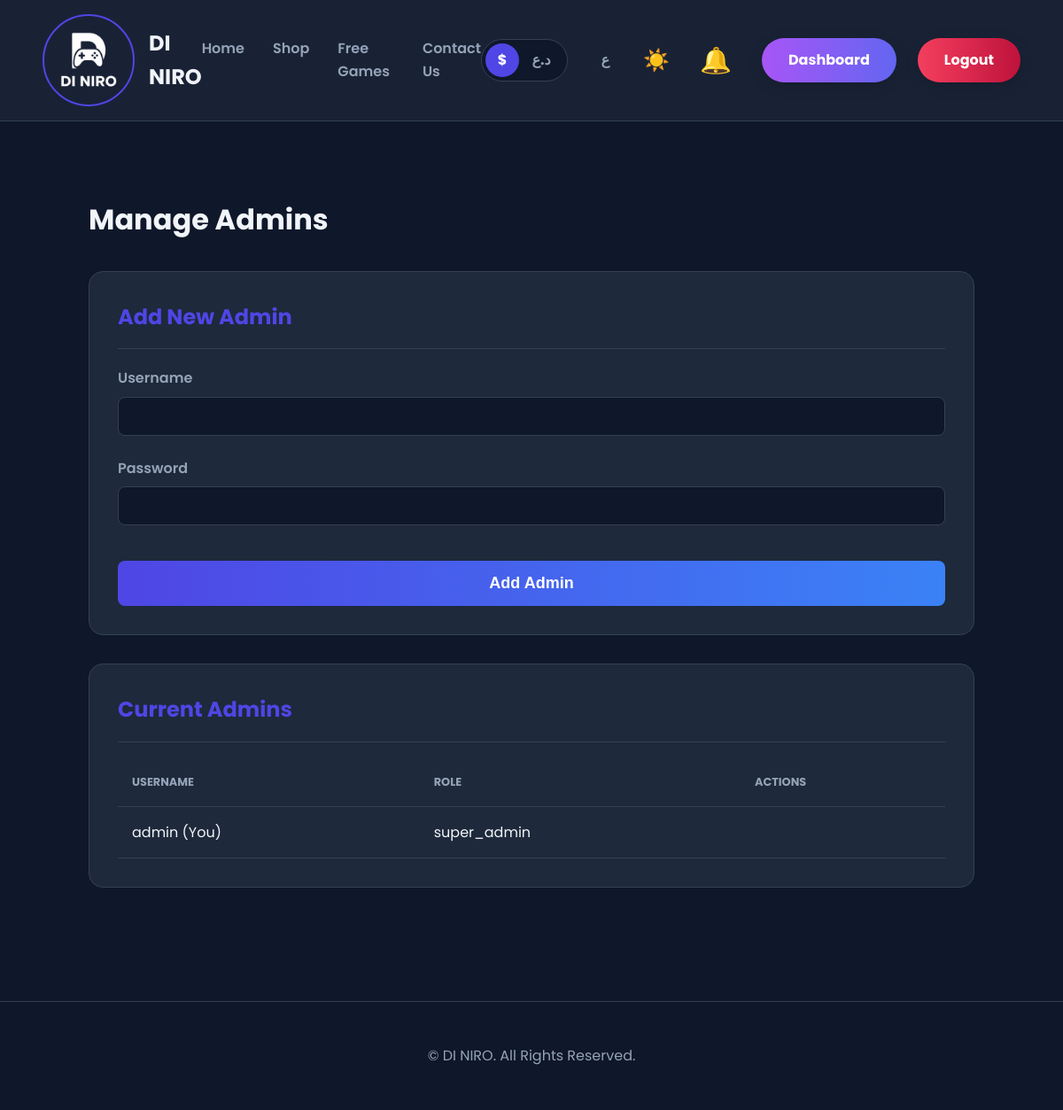
Screenshot of /manage-admins (signed in) with the database file from the repository.
### tables this page shows
CREATE TABLE admins (id INTEGER PRIMARY KEY, username TEXT UNIQUE NOT NULL, password TEXT NOT NULL, role TEXT NOT NULL DEFAULT "admin", last_seen TIMESTAMP);

### app.py (the view, shortened to what this page needs)
@app.route('/manage-admins', methods=['GET', 'POST'])
@super_admin_required # Only super admins
def manage_admins():
    conn = get_db_connection()
    admins = conn.execute("SELECT id, username, role FROM admins").fetchall()
    conn.close()
    return render_template('manage-admins.html', admins=admins)

### app.py (called while the page is built)
def get_db_connection():
    conn = sqlite3.connect(DATABASE_PATH, detect_types=sqlite3.PARSE_DECLTYPES | sqlite3.PARSE_COLNAMES)
    conn.row_factory = sqlite3.Row
    return conn

@app.before_request
def update_last_seen():
    if 'admin_id' in session:
        admin_id = session['admin_id']
        now = datetime.datetime.now(timezone.utc)
        try:
            with get_db_connection() as conn:
                conn.execute("UPDATE admins SET last_seen = ? WHERE id = ?", (now, admin_id))
                conn.commit()
        except Exception as e:
            print(f"Error updating last_seen for admin {admin_id}: {e}")

def super_admin_required(f):
    @wraps(f)
    def decorated_function(*args, **kwargs):
        if 'admin_id' not in session or session.get('role') != 'super_admin':
            flash("You do not have permission to access this page.", "error")
            return redirect(url_for('dashboard'))
        return f(*args, **kwargs)
    return decorated_function

### templates/manage-admins.html (shortened to what this page needs)
{% extends 'layout.html' %}
{% block content %}
<div class="container dashboard">
    <div class="dashboard-header" style="margin-bottom: 2rem;">
        <h1>{{ get_text('manage_admins') }}</h1>
    </div>
    {% if is_super_admin %}
    <div class="content-section">
        <h2>{{ get_text('add_new_admin') }}</h2>
        <form action="{{ url_for('manage_admins') }}" method="POST">
            <div class="form-group">
                <label>{{ get_text('username') }}</label>
                <input type="text" name="username" required>
            </div>
            <div class="form-group">
                <label>{{ get_text('password') }}</label>
                <input type="password" name="password" required>
            </div>
            <button type="submit" class="submit-btn">{{ get_text('add_admin_btn') }}</button>
        </form>
    </div>
    {% endif %}
    {% if is_super_admin %}
    <div class="content-section">
        <h2>{{ get_text('current_admins') }}</h2>
        <table style="width:100%">
            <thead>
                <tr>
                    <th>Username</th>
                    <th>Role</th>
                    <th>Actions</th>
                </tr>
            </thead>
            <tbody>
                {% for admin in admins %}
                <tr>
                    <td>
                        {{ admin.username }}
                        {% if admin.id == session.admin_id %}({{ get_text('you') }}){% endif %}
                    </td>
                     <td>{{ admin.role }}</td>
                    <td style="text-align: right;">
                    </td>
                </tr>
                {% endfor %}
            </tbody>
        </table>
    </div>
    {% endif %}
</div>
{% endblock %}

### static/style.css (style rules this page uses)
:root { --bg-main: #0F172A; --bg-surface: #1E293B; --border-color: #334155; --text-primary: #F1F5F9; --text-secondary: #94A3B8; --accent-primary: #4F46E5; --accent-secondary: #F59E0B; --shadow-primary: rgba(79, 70, 229, 0.25); --danger-color: #F43F5E; --success-color: #34D399; }
body { margin: 0; font-family: 'Poppins', sans-serif; background-color: var(--bg-main); background-image: none !important; color: var(--text-primary); line-height: 1.6; transition: background-color 0.3s, color 0.3s; }
body:not(.login-selection-page) { background-color: var(--bg-main) !important; background-image: none !important; }
.container { padding: 4rem 5rem; animation: fadeIn 0.6s ease-out forwards; }
.form-group { margin-bottom: 1.5rem; }
.form-group label { display: block; margin-bottom: 8px; font-weight: 600; color: var(--text-secondary); text-align: left; }
.form-group input, .form-group textarea { box-sizing: border-box; width: 100%; padding: 12px 15px; border: 1px solid var(--border-color); border-radius: 8px; font-size: 16px; background-color: var(--bg-main); color: var(--text-primary); transition: all 0.2s; }
.submit-btn { background-image: linear-gradient(to right, var(--accent-primary), #3b82f6); color: #fff; border: none; padding: 15px; border-radius: 8px; font-size: 18px; font-weight: bold; cursor: pointer; width: 100%; margin-top: 1rem; transition: all 0.3s; }
.dashboard { display: block; max-width: 1000px; margin: 0 auto; }
.content-section { background: var(--bg-surface); border-radius: 16px; padding: 2rem; margin-bottom: 2rem; border: 1px solid var(--border-color); animation: fadeIn 0.5s ease-out forwards; }
.content-section h2 { margin-top: 0; border-bottom: 1px solid var(--border-color); padding-bottom: 1rem; color: var(--accent-primary); display: flex; align-items: center; gap: 10px; }
.dashboard table { width: 100%; border-collapse: collapse; margin-top: 1rem; }
.dashboard th, .dashboard td { padding: 1rem; text-align: left; border-bottom: 1px solid var(--border-color); }
.dashboard th { color: var(--text-secondary); text-transform: uppercase; font-size: 0.8rem; }

### rows the page displays
admins: username "admin", get_text "You", role "super_admin"

### other values shown
{{ get_text('home') }} "Home"
{{ get_text('shop') }} "Shop"
{{ get_text('free_games') }} "Free Games"
{{ get_text('contact_us') }} "Contact Us"
{{ get_text('dashboard') }} "Dashboard"
{{ get_text('logout') }} "Logout"
{{ get_text('manage_admins') }} "Manage Admins"
{{ get_text('add_new_admin') }} "Add New Admin"
{{ get_text('username') }} "Username"
{{ get_text('password') }} "Password"
{{ get_text('add_admin_btn') }} "Add Admin"
{{ get_text('current_admins') }} "Current Admins"
